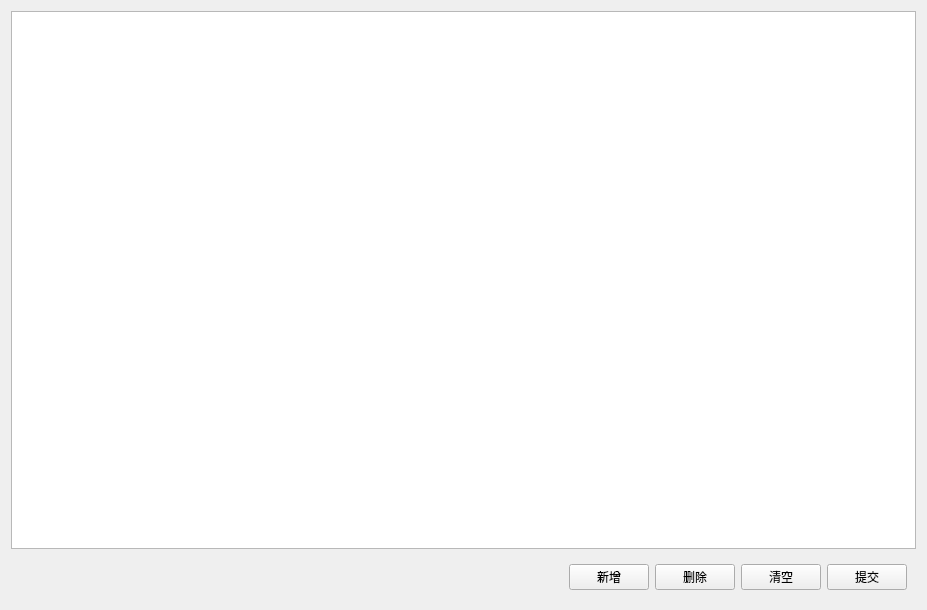
<?xml version="1.0" encoding="UTF-8"?>
<ui version="4.0">
 <class>FrmRMBearing</class>
 <widget class="QWidget" name="FrmRMBearing">
  <property name="geometry">
   <rect>
    <x>0</x>
    <y>0</y>
    <width>927</width>
    <height>610</height>
   </rect>
  </property>
  <property name="windowTitle">
   <string>Form</string>
  </property>
  <layout class="QGridLayout" name="gridLayout">
   <item row="0" column="0">
    <widget class="QTableView" name="tablemain"/>
   </item>
   <item row="1" column="0">
    <widget class="QWidget" name="widget_bottom" native="true">
     <layout class="QHBoxLayout" name="horizontalLayout">
      <item>
       <spacer name="horizontalSpacer">
        <property name="orientation">
         <enum>Qt::Horizontal</enum>
        </property>
        <property name="sizeHint" stdset="0">
         <size>
          <width>453</width>
          <height>20</height>
         </size>
        </property>
       </spacer>
      </item>
      <item>
       <widget class="QPushButton" name="btn_add">
        <property name="text">
         <string>新增</string>
        </property>
       </widget>
      </item>
      <item>
       <widget class="QPushButton" name="btn_delete">
        <property name="text">
         <string>删除</string>
        </property>
       </widget>
      </item>
      <item>
       <widget class="QPushButton" name="btn_clear">
        <property name="text">
         <string>清空</string>
        </property>
       </widget>
      </item>
      <item>
       <widget class="QPushButton" name="btn_save">
        <property name="text">
         <string>提交</string>
        </property>
       </widget>
      </item>
     </layout>
    </widget>
   </item>
  </layout>
 </widget>
 <resources/>
 <connections/>
</ui>
